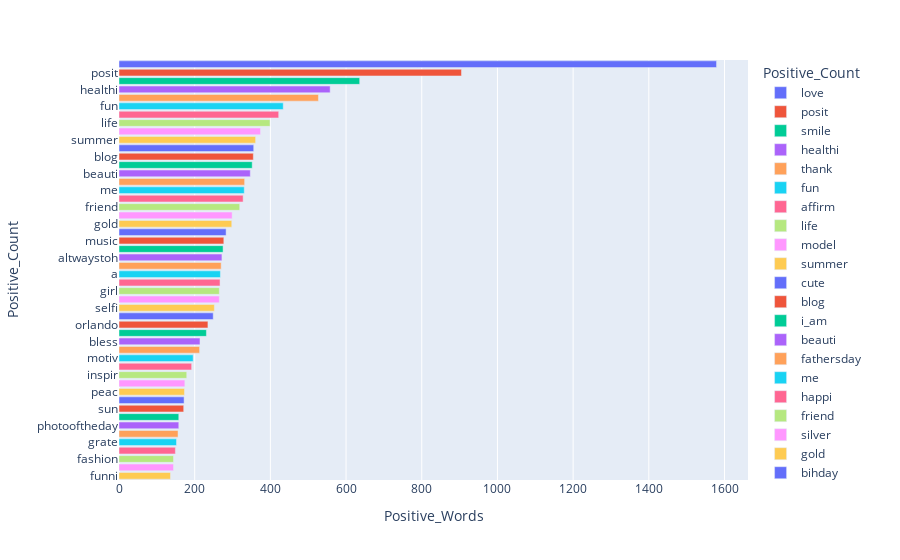

Source (notebook cell):
### Code cell
#Normal histogram of positive words
fig = px.bar(z, x="Positive_Words", y="Positive_Count",
            hover_name="Positive_Words",color = 'Positive_Count')
fig.show()

### Figure 1 — Plotly figure (JSON) as saved in the notebook; plotly's stock layout.template omitted (floating-point values rounded to 4 significant figures)
{"data": [{"alignmentgroup": "True", "hovertemplate": "<b>%{hovertext}</b><br><br>Positive_Count=%{y}<br>Positive_Words=%{x}<extra></extra>", "hovertext": [1579], "legendgroup": "love", "marker": {"color": "#636efa", "pattern": {"shape": ""}}, "name": "love", "offsetgroup": "love", "orientation": "h", "showlegend": true, "textposition": "auto", "type": "bar", "x": [1579], "xaxis": "x", "y": ["love"], "yaxis": "y"}, {"alignmentgroup": "True", "hovertemplate": "<b>%{hovertext}</b><br><br>Positive_Count=%{y}<br>Positive_Words=%{x}<extra></extra>", "hovertext": [905], "legendgroup": "posit", "marker": {"color": "#EF553B", "pattern": {"shape": ""}}, "name": "posit", "offsetgroup": "posit", "orientation": "h", "showlegend": true, "textposition": "auto", "type": "bar", "x": [905], "xaxis": "x", "y": ["posit"], "yaxis": "y"}, {"alignmentgroup": "True", "hovertemplate": "<b>%{hovertext}</b><br><br>Positive_Count=%{y}<br>Positive_Words=%{x}<extra></extra>", "hovertext": [636], "legendgroup": "smile", "marker": {"color": "#00cc96", "pattern": {"shape": ""}}, "name": "smile", "offsetgroup": "smile", "orientation": "h", "showlegend": true, "textposition": "auto", "type": "bar", "x": [636], "xaxis": "x", "y": ["smile"], "yaxis": "y"}, {"alignmentgroup": "True", "hovertemplate": "<b>%{hovertext}</b><br><br>Positive_Count=%{y}<br>Positive_Words=%{x}<extra></extra>", "hovertext": [558], "legendgroup": "healthi", "marker": {"color": "#ab63fa", "pattern": {"shape": ""}}, "name": "healthi", "offsetgroup": "healthi", "orientation": "h", "showlegend": true, "textposition": "auto", "type": "bar", "x": [558], "xaxis": "x", "y": ["healthi"], "yaxis": "y"}, {"alignmentgroup": "True", "hovertemplate": "<b>%{hovertext}</b><br><br>Positive_Count=%{y}<br>Positive_Words=%{x}<extra></extra>", "hovertext": [527], "legendgroup": "thank", "marker": {"color": "#FFA15A", "pattern": {"shape": ""}}, "name": "thank", "offsetgroup": "thank", "orientation": "h", "showlegend": true, "textposition": "auto", "type": "bar", "x": [527], "xaxis": "x", "y": ["thank"], "yaxis": "y"}, {"alignmentgroup": "True", "hovertemplate": "<b>%{hovertext}</b><br><br>Positive_Count=%{y}<br>Positive_Words=%{x}<extra></extra>", "hovertext": [434], "legendgroup": "fun", "marker": {"color": "#19d3f3", "pattern": {"shape": ""}}, "name": "fun", "offsetgroup": "fun", "orientation": "h", "showlegend": true, "textposition": "auto", "type": "bar", "x": [434], "xaxis": "x", "y": ["fun"], "yaxis": "y"}, {"alignmentgroup": "True", "hovertemplate": "<b>%{hovertext}</b><br><br>Positive_Count=%{y}<br>Positive_Words=%{x}<extra></extra>", "hovertext": [422], "legendgroup": "affirm", "marker": {"color": "#FF6692", "pattern": {"shape": ""}}, "name": "affirm", "offsetgroup": "affirm", "orientation": "h", "showlegend": true, "textposition": "auto", "type": "bar", "x": [422], "xaxis": "x", "y": ["affirm"], "yaxis": "y"}, {"alignmentgroup": "True", "hovertemplate": "<b>%{hovertext}</b><br><br>Positive_Count=%{y}<br>Positive_Words=%{x}<extra></extra>", "hovertext": [399], "legendgroup": "life", "marker": {"color": "#B6E880", "pattern": {"shape": ""}}, "name": "life", "offsetgroup": "life", "orientation": "h", "showlegend": true, "textposition": "auto", "type": "bar", "x": [399], "xaxis": "x", "y": ["life"], "yaxis": "y"}, {"alignmentgroup": "True", "hovertemplate": "<b>%{hovertext}</b><br><br>Positive_Count=%{y}<br>Positive_Words=%{x}<extra></extra>", "hovertext": [374], "legendgroup": "model", "marker": {"color": "#FF97FF", "pattern": {"shape": ""}}, "name": "model", "offsetgroup": "model", "orientation": "h", "showlegend": true, "textposition": "auto", "type": "bar", "x": [374], "xaxis": "x", "y": ["model"], "yaxis": "y"}, {"alignmentgroup": "True", "hovertemplate": "<b>%{hovertext}</b><br><br>Positive_Count=%{y}<br>Positive_Words=%{x}<extra></extra>", "hovertext": [361], "legendgroup": "summer", "marker": {"color": "#FECB52", "pattern": {"shape": ""}}, "name": "summer", "offsetgroup": "summer", "orientation": "h", "showlegend": true, "textposition": "auto", "type": "bar", "x": [361], "xaxis": "x", "y": ["summer"], "yaxis": "y"}, {"alignmentgroup": "True", "hovertemplate": "<b>%{hovertext}</b><br><br>Positive_Count=%{y}<br>Positive_Words=%{x}<extra></extra>", "hovertext": [356], "legendgroup": "cute", "marker": {"color": "#636efa", "pattern": {"shape": ""}}, "name": "cute", "offsetgroup": "cute", "orientation": "h", "showlegend": true, "textposition": "auto", "type": "bar", "x": [356], "xaxis": "x", "y": ["cute"], "yaxis": "y"}, {"alignmentgroup": "True", "hovertemplate": "<b>%{hovertext}</b><br><br>Positive_Count=%{y}<br>Positive_Words=%{x}<extra></extra>", "hovertext": [355], "legendgroup": "blog", "marker": {"color": "#EF553B", "pattern": {"shape": ""}}, "name": "blog", "offsetgroup": "blog", "orientation": "h", "showlegend": true, "textposition": "auto", "type": "bar", "x": [355], "xaxis": "x", "y": ["blog"], "yaxis": "y"}, {"alignmentgroup": "True", "hovertemplate": "<b>%{hovertext}</b><br><br>Positive_Count=%{y}<br>Positive_Words=%{x}<extra></extra>", "hovertext": [352], "legendgroup": "i_am", "marker": {"color": "#00cc96", "pattern": {"shape": ""}}, "name": "i_am", "offsetgroup": "i_am", "orientation": "h", "showlegend": true, "textposition": "auto", "type": "bar", "x": [352], "xaxis": "x", "y": ["i_am"], "yaxis": "y"}, {"alignmentgroup": "True", "hovertemplate": "<b>%{hovertext}</b><br><br>Positive_Count=%{y}<br>Positive_Words=%{x}<extra></extra>", "hovertext": [347], "legendgroup": "beauti", "marker": {"color": "#ab63fa", "pattern": {"shape": ""}}, "name": "beauti", "offsetgroup": "beauti", "orientation": "h", "showlegend": true, "textposition": "auto", "type": "bar", "x": [347], "xaxis": "x", "y": ["beauti"], "yaxis": "y"}, {"alignmentgroup": "True", "hovertemplate": "<b>%{hovertext}</b><br><br>Positive_Count=%{y}<br>Positive_Words=%{x}<extra></extra>", "hovertext": [332], "legendgroup": "fathersday", "marker": {"color": "#FFA15A", "pattern": {"shape": ""}}, "name": "fathersday", "offsetgroup": "fathersday", "orientation": "h", "showlegend": true, "textposition": "auto", "type": "bar", "x": [332], "xaxis": "x", "y": ["fathersday"], "yaxis": "y"}, {"alignmentgroup": "True", "hovertemplate": "<b>%{hovertext}</b><br><br>Positive_Count=%{y}<br>Positive_Words=%{x}<extra></extra>", "hovertext": [331], "legendgroup": "me", "marker": {"color": "#19d3f3", "pattern": {"shape": ""}}, "name": "me", "offsetgroup": "me", "orientation": "h", "showlegend": true, "textposition": "auto", "type": "bar", "x": [331], "xaxis": "x", "y": ["me"], "yaxis": "y"}, {"alignmentgroup": "True", "hovertemplate": "<b>%{hovertext}</b><br><br>Positive_Count=%{y}<br>Positive_Words=%{x}<extra></extra>", "hovertext": [328], "legendgroup": "happi", "marker": {"color": "#FF6692", "pattern": {"shape": ""}}, "name": "happi", "offsetgroup": "happi", "orientation": "h", "showlegend": true, "textposition": "auto", "type": "bar", "x": [328], "xaxis": "x", "y": ["happi"], "yaxis": "y"}, {"alignmentgroup": "True", "hovertemplate": "<b>%{hovertext}</b><br><br>Positive_Count=%{y}<br>Positive_Words=%{x}<extra></extra>", "hovertext": [319], "legendgroup": "friend", "marker": {"color": "#B6E880", "pattern": {"shape": ""}}, "name": "friend", "offsetgroup": "friend", "orientation": "h", "showlegend": true, "textposition": "auto", "type": "bar", "x": [319], "xaxis": "x", "y": ["friend"], "yaxis": "y"}, {"alignmentgroup": "True", "hovertemplate": "<b>%{hovertext}</b><br><br>Positive_Count=%{y}<br>Positive_Words=%{x}<extra></extra>", "hovertext": [299], "legendgroup": "silver", "marker": {"color": "#FF97FF", "pattern": {"shape": ""}}, "name": "silver", "offsetgroup": "silver", "orientation": "h", "showlegend": true, "textposition": "auto", "type": "bar", "x": [299], "xaxis": "x", "y": ["silver"], "yaxis": "y"}, {"alignmentgroup": "True", "hovertemplate": "<b>%{hovertext}</b><br><br>Positive_Count=%{y}<br>Positive_Words=%{x}<extra></extra>", "hovertext": [298], "legendgroup": "gold", "marker": {"color": "#FECB52", "pattern": {"shape": ""}}, "name": "gold", "offsetgroup": "gold", "orientation": "h", "showlegend": true, "textposition": "auto", "type": "bar", "x": [298], "xaxis": "x", "y": ["gold"], "yaxis": "y"}, {"alignmentgroup": "True", "hovertemplate": "<b>%{hovertext}</b><br><br>Positive_Count=%{y}<br>Positive_Words=%{x}<extra></extra>", "hovertext": [283], "legendgroup": "bihday", "marker": {"color": "#636efa", "pattern": {"shape": ""}}, "name": "bihday", "offsetgroup": "bihday", "orientation": "h", "showlegend": true, "textposition": "auto", "type": "bar", "x": [283], "xaxis": "x", "y": ["bihday"], "yaxis": "y"}, {"alignmentgroup": "True", "hovertemplate": "<b>%{hovertext}</b><br><br>Positive_Count=%{y}<br>Positive_Words=%{x}<extra></extra>", "hovertext": [277], "legendgroup": "music", "marker": {"color": "#EF553B", "pattern": {"shape": ""}}, "name": "music", "offsetgroup": "music", "orientation": "h", "showlegend": true, "textposition": "auto", "type": "bar", "x": [277], "xaxis": "x", "y": ["music"], "yaxis": "y"}, {"alignmentgroup": "True", "hovertemplate": "<b>%{hovertext}</b><br><br>Positive_Count=%{y}<br>Positive_Words=%{x}<extra></extra>", "hovertext": [275], "legendgroup": "day", "marker": {"color": "#00cc96", "pattern": {"shape": ""}}, "name": "day", "offsetgroup": "day", "orientation": "h", "showlegend": true, "textposition": "auto", "type": "bar", "x": [275], "xaxis": "x", "y": ["day"], "yaxis": "y"}, {"alignmentgroup": "True", "hovertemplate": "<b>%{hovertext}</b><br><br>Positive_Count=%{y}<br>Positive_Words=%{x}<extra></extra>", "hovertext": [272], "legendgroup": "altwaystoh", "marker": {"color": "#ab63fa", "pattern": {"shape": ""}}, "name": "altwaystoh", "offsetgroup": "altwaystoh", "orientation": "h", "showlegend": true, "textposition": "auto", "type": "bar", "x": [272], "xaxis": "x", "y": ["altwaystoh"], "yaxis": "y"}, {"alignmentgroup": "True", "hovertemplate": "<b>%{hovertext}</b><br><br>Positive_Count=%{y}<br>Positive_Words=%{x}<extra></extra>", "hovertext": [270], "legendgroup": "famili", "marker": {"color": "#FFA15A", "pattern": {"shape": ""}}, "name": "famili", "offsetgroup": "famili", "orientation": "h", "showlegend": true, "textposition": "auto", "type": "bar", "x": [270], "xaxis": "x", "y": ["famili"], "yaxis": "y"}, {"alignmentgroup": "True", "hovertemplate": "<b>%{hovertext}</b><br><br>Positive_Count=%{y}<br>Positive_Words=%{x}<extra></extra>", "hovertext": [268], "legendgroup": "a", "marker": {"color": "#19d3f3", "pattern": {"shape": ""}}, "name": "a", "offsetgroup": "a", "orientation": "h", "showlegend": true, "textposition": "auto", "type": "bar", "x": [268], "xaxis": "x", "y": ["a"], "yaxis": "y"}, {"alignmentgroup": "True", "hovertemplate": "<b>%{hovertext}</b><br><br>Positive_Count=%{y}<br>Positive_Words=%{x}<extra></extra>", "hovertext": [267], "legendgroup": "weekend", "marker": {"color": "#FF6692", "pattern": {"shape": ""}}, "name": "weekend", "offsetgroup": "weekend", "orientation": "h", "showlegend": true, "textposition": "auto", "type": "bar", "x": [267], "xaxis": "x", "y": ["weekend"], "yaxis": "y"}, {"alignmentgroup": "True", "hovertemplate": "<b>%{hovertext}</b><br><br>Positive_Count=%{y}<br>Positive_Words=%{x}<extra></extra>", "hovertext": [265], "legendgroup": "girl", "marker": {"color": "#B6E880", "pattern": {"shape": ""}}, "name": "girl", "offsetgroup": "girl", "orientation": "h", "showlegend": true, "textposition": "auto", "type": "bar", "x": [265], "xaxis": "x", "y": ["girl"], "yaxis": "y"}, {"alignmentgroup": "True", "hovertemplate": "<b>%{hovertext}</b><br><br>Positive_Count=%{y}<br>Positive_Words=%{x}<extra></extra>", "hovertext": [265], "legendgroup": "forex", "marker": {"color": "#FF97FF", "pattern": {"shape": ""}}, "name": "forex", "offsetgroup": "forex", "orientation": "h", "showlegend": true, "textposition": "auto", "type": "bar", "x": [265], "xaxis": "x", "y": ["forex"], "yaxis": "y"}, {"alignmentgroup": "True", "hovertemplate": "<b>%{hovertext}</b><br><br>Positive_Count=%{y}<br>Positive_Words=%{x}<extra></extra>", "hovertext": [252], "legendgroup": "selfi", "marker": {"color": "#FECB52", "pattern": {"shape": ""}}, "name": "selfi", "offsetgroup": "selfi", "orientation": "h", "showlegend": true, "textposition": "auto", "type": "bar", "x": [252], "xaxis": "x", "y": ["selfi"], "yaxis": "y"}, {"alignmentgroup": "True", "hovertemplate": "<b>%{hovertext}</b><br><br>Positive_Count=%{y}<br>Positive_Words=%{x}<extra></extra>", "hovertext": [249], "legendgroup": "quot", "marker": {"color": "#636efa", "pattern": {"shape": ""}}, "name": "quot", "offsetgroup": "quot", "orientation": "h", "showlegend": true, "textposition": "auto", "type": "bar", "x": [249], "xaxis": "x", "y": ["quot"], "yaxis": "y"}, {"alignmentgroup": "True", "hovertemplate": "<b>%{hovertext}</b><br><br>Positive_Count=%{y}<br>Positive_Words=%{x}<extra></extra>", "hovertext": [235], "legendgroup": "orlando", "marker": {"color": "#EF553B", "pattern": {"shape": ""}}, "name": "orlando", "offsetgroup": "orlando", "orientation": "h", "showlegend": true, "textposition": "auto", "type": "bar", "x": [235], "xaxis": "x", "y": ["orlando"], "yaxis": "y"}, {"alignmentgroup": "True", "hovertemplate": "<b>%{hovertext}</b><br><br>Positive_Count=%{y}<br>Positive_Words=%{x}<extra></extra>", "hovertext": [231], "legendgroup": "friday", "marker": {"color": "#00cc96", "pattern": {"shape": ""}}, "name": "friday", "offsetgroup": "friday", "orientation": "h", "showlegend": true, "textposition": "auto", "type": "bar", "x": [231], "xaxis": "x", "y": ["friday"], "yaxis": "y"}, {"alignmentgroup": "True", "hovertemplate": "<b>%{hovertext}</b><br><br>Positive_Count=%{y}<br>Positive_Words=%{x}<extra></extra>", "hovertext": [214], "legendgroup": "bless", "marker": {"color": "#ab63fa", "pattern": {"shape": ""}}, "name": "bless", "offsetgroup": "bless", "orientation": "h", "showlegend": true, "textposition": "auto", "type": "bar", "x": [214], "xaxis": "x", "y": ["bless"], "yaxis": "y"}, {"alignmentgroup": "True", "hovertemplate": "<b>%{hovertext}</b><br><br>Positive_Count=%{y}<br>Positive_Words=%{x}<extra></extra>", "hovertext": [213], "legendgroup": "instagood", "marker": {"color": "#FFA15A", "pattern": {"shape": ""}}, "name": "instagood", "offsetgroup": "instagood", "orientation": "h", "showlegend": true, "textposition": "auto", "type": "bar", "x": [213], "xaxis": "x", "y": ["instagood"], "yaxis": "y"}, {"alignmentgroup": "True", "hovertemplate": "<b>%{hovertext}</b><br><br>Positive_Count=%{y}<br>Positive_Words=%{x}<extra></extra>", "hovertext": [196], "legendgroup": "motiv", "marker": {"color": "#19d3f3", "pattern": {"shape": ""}}, "name": "motiv", "offsetgroup": "motiv", "orientation": "h", "showlegend": true, "textposition": "auto", "type": "bar", "x": [196], "xaxis": "x", "y": ["motiv"], "yaxis": "y"}, {"alignmentgroup": "True", "hovertemplate": "<b>%{hovertext}</b><br><br>Positive_Count=%{y}<br>Positive_Words=%{x}<extra></extra>", "hovertext": [192], "legendgroup": "father", "marker": {"color": "#FF6692", "pattern": {"shape": ""}}, "name": "father", "offsetgroup": "father", "orientation": "h", "showlegend": true, "textposition": "auto", "type": "bar", "x": [192], "xaxis": "x", "y": ["father"], "yaxis": "y"}, {"alignmentgroup": "True", "hovertemplate": "<b>%{hovertext}</b><br><br>Positive_Count=%{y}<br>Positive_Words=%{x}<extra></extra>", "hovertext": [179], "legendgroup": "inspir", "marker": {"color": "#B6E880", "pattern": {"shape": ""}}, "name": "inspir", "offsetgroup": "inspir", "orientation": "h", "showlegend": true, "textposition": "auto", "type": "bar", "x": [179], "xaxis": "x", "y": ["inspir"], "yaxis": "y"}, {"alignmentgroup": "True", "hovertemplate": "<b>%{hovertext}</b><br><br>Positive_Count=%{y}<br>Positive_Words=%{x}<extra></extra>", "hovertext": [174], "legendgroup": "dog", "marker": {"color": "#FF97FF", "pattern": {"shape": ""}}, "name": "dog", "offsetgroup": "dog", "orientation": "h", "showlegend": true, "textposition": "auto", "type": "bar", "x": [174], "xaxis": "x", "y": ["dog"], "yaxis": "y"}, {"alignmentgroup": "True", "hovertemplate": "<b>%{hovertext}</b><br><br>Positive_Count=%{y}<br>Positive_Words=%{x}<extra></extra>", "hovertext": [173], "legendgroup": "peac", "marker": {"color": "#FECB52", "pattern": {"shape": ""}}, "name": "peac", "offsetgroup": "peac", "orientation": "h", "showlegend": true, "textposition": "auto", "type": "bar", "x": [173], "xaxis": "x", "y": ["peac"], "yaxis": "y"}, {"alignmentgroup": "True", "hovertemplate": "<b>%{hovertext}</b><br><br>Positive_Count=%{y}<br>Positive_Words=%{x}<extra></extra>", "hovertext": [172], "legendgroup": "work", "marker": {"color": "#636efa", "pattern": {"shape": ""}}, "name": "work", "offsetgroup": "work", "orientation": "h", "showlegend": true, "textposition": "auto", "type": "bar", "x": [172], "xaxis": "x", "y": ["work"], "yaxis": "y"}, {"alignmentgroup": "True", "hovertemplate": "<b>%{hovertext}</b><br><br>Positive_Count=%{y}<br>Positive_Words=%{x}<extra></extra>", "hovertext": [171], "legendgroup": "sun", "marker": {"color": "#EF553B", "pattern": {"shape": ""}}, "name": "sun", "offsetgroup": "sun", "orientation": "h", "showlegend": true, "textposition": "auto", "type": "bar", "x": [171], "xaxis": "x", "y": ["sun"], "yaxis": "y"}, {"alignmentgroup": "True", "hovertemplate": "<b>%{hovertext}</b><br><br>Positive_Count=%{y}<br>Positive_Words=%{x}<extra></extra>", "hovertext": [158], "legendgroup": "sunday", "marker": {"color": "#00cc96", "pattern": {"shape": ""}}, "name": "sunday", "offsetgroup": "sunday", "orientation": "h", "showlegend": true, "textposition": "auto", "type": "bar", "x": [158], "xaxis": "x", "y": ["sunday"], "yaxis": "y"}, {"alignmentgroup": "True", "hovertemplate": "<b>%{hovertext}</b><br><br>Positive_Count=%{y}<br>Positive_Words=%{x}<extra></extra>", "hovertext": [158], "legendgroup": "photooftheday", "marker": {"color": "#ab63fa", "pattern": {"shape": ""}}, "name": "photooftheday", "offsetgroup": "photooftheday", "orientation": "h", "showlegend": true, "textposition": "auto", "type": "bar", "x": [158], "xaxis": "x", "y": ["photooftheday"], "yaxis": "y"}, {"alignmentgroup": "True", "hovertemplate": "<b>%{hovertext}</b><br><br>Positive_Count=%{y}<br>Positive_Words=%{x}<extra></extra>", "hovertext": [156], "legendgroup": "dad", "marker": {"color": "#FFA15A", "pattern": {"shape": ""}}, "name": "dad", "offsetgroup": "dad", "orientation": "h", "showlegend": true, "textposition": "auto", "type": "bar", "x": [156], "xaxis": "x", "y": ["dad"], "yaxis": "y"}, {"alignmentgroup": "True", "hovertemplate": "<b>%{hovertext}</b><br><br>Positive_Count=%{y}<br>Positive_Words=%{x}<extra></extra>", "hovertext": [152], "legendgroup": "grate", "marker": {"color": "#19d3f3", "pattern": {"shape": ""}}, "name": "grate", "offsetgroup": "grate", "orientation": "h", "showlegend": true, "textposition": "auto", "type": "bar", "x": [152], "xaxis": "x", "y": ["grate"], "yaxis": "y"}, {"alignmentgroup": "True", "hovertemplate": "<b>%{hovertext}</b><br><br>Positive_Count=%{y}<br>Positive_Words=%{x}<extra></extra>", "hovertext": [149], "legendgroup": "travel", "marker": {"color": "#FF6692", "pattern": {"shape": ""}}, "name": "travel", "offsetgroup": "travel", "orientation": "h", "showlegend": true, "textposition": "auto", "type": "bar", "x": [149], "xaxis": "x", "y": ["travel"], "yaxis": "y"}, {"alignmentgroup": "True", "hovertemplate": "<b>%{hovertext}</b><br><br>Positive_Count=%{y}<br>Positive_Words=%{x}<extra></extra>", "hovertext": [144], "legendgroup": "fashion", "marker": {"color": "#B6E880", "pattern": {"shape": ""}}, "name": "fashion", "offsetgroup": "fashion", "orientation": "h", "showlegend": true, "textposition": "auto", "type": "bar", "x": [144], "xaxis": "x", "y": ["fashion"], "yaxis": "y"}, {"alignmentgroup": "True", "hovertemplate": "<b>%{hovertext}</b><br><br>Positive_Count=%{y}<br>Positive_Words=%{x}<extra></extra>", "hovertext": [144], "legendgroup": "followm", "marker": {"color": "#FF97FF", "pattern": {"shape": ""}}, "name": "followm", "offsetgroup": "followm", "orientation": "h", "showlegend": true, "textposition": "auto", "type": "bar", "x": [144], "xaxis": "x", "y": ["followm"], "yaxis": "y"}, {"alignmentgroup": "True", "hovertemplate": "<b>%{hovertext}</b><br><br>Positive_Count=%{y}<br>Positive_Words=%{x}<extra></extra>", "hovertext": [136], "legendgroup": "funni", "marker": {"color": "#FECB52", "pattern": {"shape": ""}}, "name": "funni", "offsetgroup": "funni", "orientation": "h", "showlegend": true, "textposition": "auto", "type": "bar", "x": [136], "xaxis": "x", "y": ["funni"], "yaxis": "y"}], "layout": {"barmode": "relative", "legend": {"title": {"text": "Positive_Count"}, "tracegroupgap": 0}, "margin": {"t": 60}, "xaxis": {"anchor": "y", "domain": [0, 1], "title": {"text": "Positive_Words"}}, "yaxis": {"anchor": "x", "categoryarray": ["funni", "followm", "fashion", "travel", "grate", "dad", "photooftheday", "sunday", "sun", "work", "peac", "dog", "inspir", "father", "motiv", "instagood", "bless", "friday", "orlando", "quot", "selfi", "forex", "girl", "weekend", "a", "famili", "altwaystoh", "day", "music", "bihday", "gold", "silver", "friend", "happi", "me", "fathersday", "beauti", "i_am", "blog", "cute", "summer", "model", "life", "affirm", "fun", "thank", "healthi", "smile", "posit", "love"], "categoryorder": "array", "domain": [0, 1], "title": {"text": "Positive_Count"}}}}
